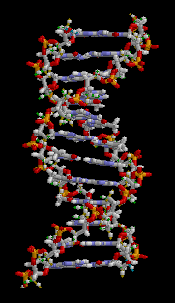
#> input picture imagenes/adnx.gif, 175 x 303 px, given in place of adnx.gif.gif, which was not available
$ python caras4_frame.py   (Python 2 division)   (older library calls are emulated)
#> lines starting #> are read from the running program, lines starting #| are printed output that depends on the picture; pictures that were not available may be replaced by others from this repository, and a replacement may not be noted
from PIL import Image, ImageFile, ImageChops,ImageOps,ImageDraw,ImageFont,  ImageSequence

import time
import numpy as np
import matplotlib.pyplot as plt
from matplotlib import animation

def redondear_a_int(numero):
    """ Descripcion:
            Funcion que redondea el numero al entero mas cercano
    """
    return int(round(numero))

def cantidad_frames(imagen):
    """ Descripcion:
            Funcion que calcula la cantidad de frames en una imagen
    """
    cantidad_frames = 0
    try:
        while 1:
            imagen.seek(cantidad_frames) #va al frame
            cantidad_frames+=1
    except EOFError:
        pass
    return cantidad_frames-1

def angulo_a_frame(angulo,frames):
    """ Descripcion:
            Funcion que calcula el frame correspondiente a un angulo

        Args:
            *angulo: angulo a buscar el frame
            *frames: cantidad de frames de la imagen
    """
    return redondear_a_int( float(angulo) * frames / 360.0)

# [50 lines left out: functions aspecto_normal, posicionar_imagen, not called in this run]

##-----------------CREAR LA IMAGEN---------------
def cargar_caras(im,current,frames,giro_imagen_gif_derecha=True):
    """ Descripcion:
            Funcion que carga las 4 caras de la imagen y las devuelve en una lista
            en orden de: cara frente, cara derecha, cara izquierda y cara atras

        Args:
            *im: imagen
            *current: actual frame
            *frames: cantidad de frames de la imagen
            *giro_imagen_gif_derecha: booleano indicando si el gif gira hacia la derecha
    """

    if giro_imagen_gif_derecha: #si gif gira a la derecha
        #por efecto mirrro queda alrevez
        angulos = [0.0, 270.0, 90.0, 180.0] #frente, derecha, izq, atras
    else: #si gif gira a la izquierda
        angulos = [0.0, 90.0, 270.0, 180.0] #frente, derecha, izq, atras

    caras = []
    for angulo in angulos: #extraer 4 angulos a partir del current
        frame_angulo = (angulo_a_frame(angulo, frames )+current) % frames
        #print ("para angulo", angulo,"es necesario ir al frame ",frame_angulo)
        nueva_im = im[frame_angulo-1].copy()

        caras.append(nueva_im) #se ve choro asi ImageChops.invert(imagen_a_guardar)
    return list(caras)

def trim(imag):
    """ Descripcion:
            Funcion que remueve bordes (o acerca) de una imagen hasta un cierto delta

        *delta: Es el espacio extra anndido alrededor del bbox
    """
    delta = np.min(imag.size)/5 #calibrar esto (paso aprobacion del equipo)

    bg = Image.new(imag.mode,imag.size,imag.getpixel((0,0)))
    diff = ImageChops.difference(imag,bg)
    bbox = diff.getbbox()

    if bbox:
        tamanno_extra = ( bg.size[0] - bbox[2] , bg.size[1]- bbox[3] )
        if np.min(tamanno_extra) < delta: #no remueve bordes
            return tuple([0,0, bg.size[0], bg.size[1]] ) #imag #para no agregar fondo extra a la imagen (bordes feos)

        else: #hace crop a las imagenes necesarias
            nuevo_bbox = tuple([bbox[0] - delta,
                                bbox[1] - delta,
                                bbox[2] + delta,
                                bbox[3] + delta ])
            return nuevo_bbox#imag.crop(nuevo_bbox)
    else:
        print "Ocurrio un suceso inesperado"
        return False#imag


ajustar_aspecto = True
crop_caras = []

# [8 lines left out: function ajustar_4caras, not called in this run]

def centrar_4caras(caras): #centra
    """ Descripcion:
            Funcion que centra las 4 caras basado en el trim
            y rellena la imagen para dejarla cuadrada
    """
    global ajustar_aspecto,crop_caras

    for i in range(len(caras)):
        cara = caras[i].copy()

        if ajustar_aspecto: #guarda las dimensiones para centrar de la primera cara
            crop_caras.append(trim(cara)) #para mantener el aspecto del primero
        dimensiones_trim = crop_caras[i]

        nueva_cara = cara.crop(dimensiones_trim) #achicar bordes (centra al centro xd)

        #IMAGENES CUADRADAS (rellena para dejar cuadrado)
        if nueva_cara.size[0] != nueva_cara.size[1]:
            nuevo_size = np.max(nueva_cara.size)

            imagen_a_guardar = Image.new('RGB', (nuevo_size,nuevo_size), 'black')
            imagen_a_guardar.paste(nueva_cara, ( (nuevo_size - nueva_cara.size[0]) /2, (nuevo_size - nueva_cara.size[1])/2 ))
        else:
            imagen_a_guardar = nueva_cara

        caras[i].close()
        caras[i] = imagen_a_guardar

    if ajustar_aspecto:
        ajustar_aspecto=False


# [106 lines left out: functions redimensionar_zoom, rotar_imagenes, crear_mascara, not called in this run]
def tamanno_mascara_min():
    w,h =  1280,720
    return min([w,h])

# [87 lines left out: functions split_str, reset, colocar_texto, not called in this run]


#####-------CODIGO PARA MOVER-----------------------
name_image = raw_input("Nombre de imagen GIF: ")
#> the answer given: ../imagenes/adnx.gif

#Asumiendo que estan en la misma carpeta
im = Image.open("../imagenes/"+name_image+".gif")
#> im is the input picture: PIL image 175x303 P; mean R, G, B, A 35.7, 26.8, 24.9, 255
print(im.format, im.size, im.mode)
#| GIF (175, 303) P
#> after the loop in cantidad_frames, `while 1:`:
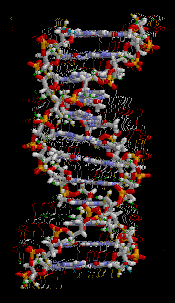
#> imagen: PIL image 175x303 RGBA; mean R, G, B, A 40.4, 30, 27.4, 255
#> after the loop in cantidad_frames, `while 1:`: cantidad_frames = 120

frames = cantidad_frames(im)+1 #asumiendo que los frames da vuelta 360
#> frames = 120
print "La imagen tiene %d frames"%(frames)
#| La imagen tiene 120 frames

giro_imagen_gif_derecha = True
#para organo si (calibracion en base al giro por defecto de la imagen)
#para salto no (false)

import sys
todos_frames = [ImageOps.mirror(f) for f in ImageSequence.Iterator(im)]
#> todos_frames = 120 items
im.close()
print "tmanno de la imagen leida " ,sys.getsizeof(im)
#| tmanno de la imagen leida  56
print "tmaanno de la imagen en formato lista ", sys.getsizeof(todos_frames)
#| tmaanno de la imagen en formato lista  1080

#Movimiento de la imagen a traves de actual
current = 0 #frame en el momento (actual)--asociado al giro
zoom = 1.0  #zoom en el momento (actual)
rotacion = 0 #grado de rotacion (actual)

#--> MOSTRAR LA PRIMERA IMAGEN SIN REALIZAR NINGUNA ACCION

#con memoria (Si no realiza mov)
#Preproceso: Cargar->Centrar->rellenar->zoom
caras_memoria = cargar_caras(todos_frames,current,frames,giro_imagen_gif_derecha) #para que zoom sea mas rapido
#> the loop in cargar_caras, `for angulo in angulos:` made 4 passes
#> frame_angulo on passes 1 to 4: 0, 90, 30, 60
#> pass 1, in cargar_caras, `nueva_im = im[frame_angulo-1].copy()`:
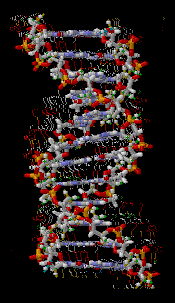
#> nueva_im: PIL image 175x303 RGBA; mean R, G, B, A 40.4, 30, 27.4, 255
#> pass 2, in cargar_caras, `nueva_im = im[frame_angulo-1].copy()`:
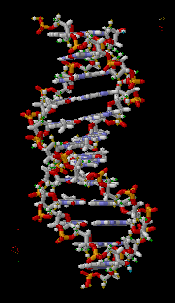
#> nueva_im: PIL image 175x303 RGBA; mean R, G, B, A 35.4, 26.4, 24, 255
#> pass 3, in cargar_caras, `nueva_im = im[frame_angulo-1].copy()`:
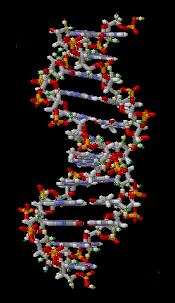
#> nueva_im: PIL image 175x303 RGBA; mean R, G, B, A 35, 25.7, 23.3, 255
#> after the loop in cargar_caras, `for angulo in angulos:`: caras = 4 items
#> caras_memoria = 4 items
#> the loop in centrar_4caras, `for i in range(len(caras)):` made 1 pass
#> (delta in trim, dimensiones_trim) on pass 1: (35, False)
#| Ocurrio un suceso inesperado
#> after the loop in centrar_4caras, `for i in range(len(caras)):`: crop_caras = [False]
#> (the run stopped early here; a loop or call above may not have finished)
